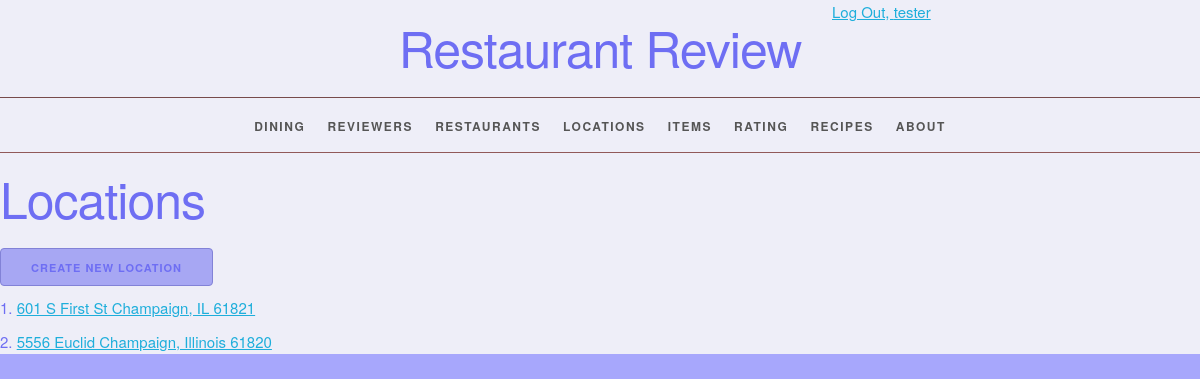
/location/ (signed in), run on an earlier commit of the app's database.
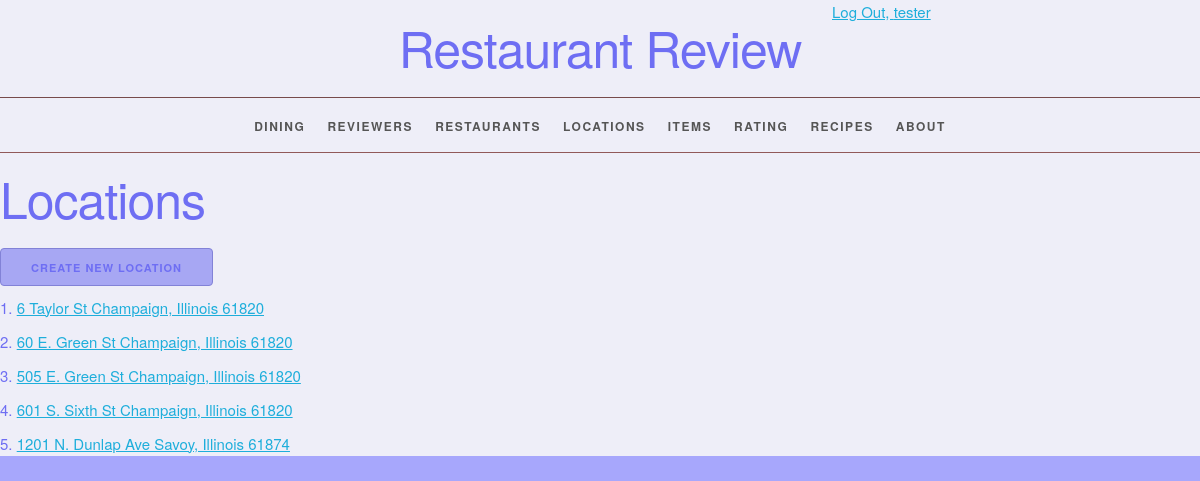
And on a later commit of the database.
### restaurantreview/models.py (models this page shows, shortened)
class Location(models.Model):
    location_id = models.AutoField(primary_key=True)
    street_number = models.IntegerField(unique=True)
    street_name = models.CharField(max_length=45)
    city = models.CharField(max_length=45)
    zipcode = models.IntegerField()
    state = models.CharField(max_length=25)
    restaurant = models.ForeignKey(Restaurant, related_name="locations", on_delete=models.PROTECT)
    def __str__(self):
        return '%s %s %s, %s %s' % (self.street_number, self.street_name, self.city, self.state, self.zipcode)
    def get_absolute_url(self):
        return reverse('restaurantreview_location_detail_urlpattern',
                       kwargs={'pk': self.pk})
    class Meta:
        ordering = ['street_number', 'street_name']
        constraints = [
            UniqueConstraint(fields=['street_number', 'street_name', 'city', 'state'], name='unique_location')
        ]

### restaurantreview/views.py (the view)
class LocationList(LoginRequiredMixin, PermissionRequiredMixin, PageLinksMixin, ListView):
    model = Location
    permission_required = 'restaurantreview.view_location'

### restaurantreview/utils.py (called while the page is built, shortened)
    def get_context_data(self, **kwargs):
        context = super().get_context_data(
            **kwargs)
        page = context.get('page_obj')
        return context

### restaurantreview/templates/restaurantreview/location_list.html (shortened to what this page needs)
{% extends 'restaurantreview/base.html' %}
{% block content %}
    <h1>Locations</h1>
    {% block create_button %}
        {% if perms.restaurantreview.add_location %}
            <a
                    href="{% url 'restaurantreview_location_create_urlpattern' %}"
                    class="button button-primary">
                Create New Location</a>
        {% endif %}
    {% endblock %}
    <ol>
        {% for location in location_list %}
            <li>
                <a href="{{ location.get_absolute_url }}">
                    {{ location }}</a>
            </li>
        {% empty %}
            <li><em> This restaurant does not have any locations currently.</em></li>
        {% endfor %}
    </ol>
{% endblock %}

What changed in the data, as far as the page shows it:
removed Location: street_number+street_name+city "601 S First St Champaign, IL 61821"
removed Location: street_number+street_name+city "5556 Euclid Champaign, Illinois 61820"
added Location: street_number+street_name+city "6 Taylor St Champaign, Illinois 61820"
added Location: street_number+street_name+city "60 E. Green St Champaign, Illinois 61820"
added Location: street_number+street_name+city "505 E. Green St Champaign, Illinois 61820"
added Location: street_number+street_name+city "601 S. Sixth St Champaign, Illinois 61820"
added Location: street_number+street_name+city "1201 N. Dunlap Ave Savoy, Illinois 61874"
